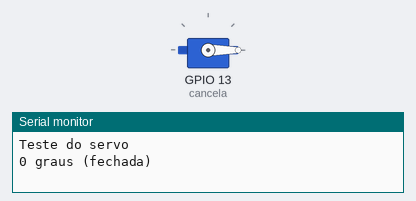
A sketch run on a simulated ESP32. Shown: servo, the last lines printed to the serial monitor.

Above: at 0.05 s.
At 3.0 s:
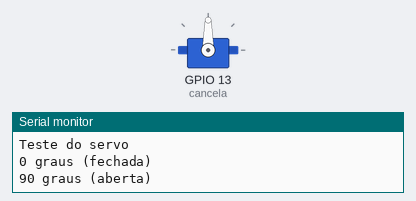
Timing chart, 0 to 6.9 s (numbered marks = the images above):
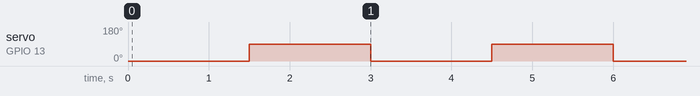

The sketch:

T05_Servo.ino
```cpp
#include <ESP32Servo.h>

Servo cancela;

void setup() {
  Serial.begin(115200);
  cancela.setPeriodHertz(50);
  cancela.attach(13, 500, 2400);
  Serial.println("Teste do servo");
}

void loop() {
  Serial.println("0 graus (fechada)");
  cancela.write(0);
  delay(1500);

  Serial.println("90 graus (aberta)");
  cancela.write(90);
  delay(1500);
}
```

Measured:
- by itself, servo on GPIO 13 (cancela): alternates 90° for 1.5 s and 0° for 1.5 s
